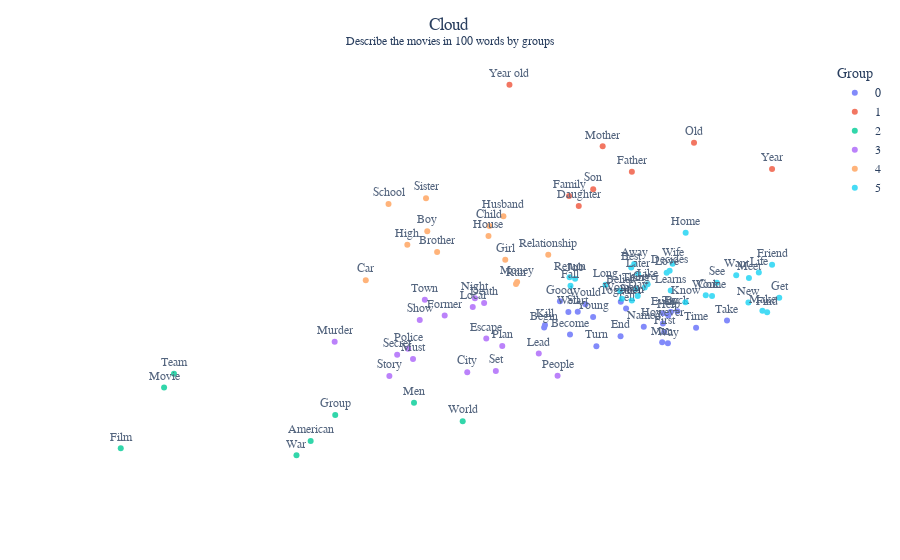

Source (notebook cell):
### Code cell
fig = px.scatter(fm, x="x", y="y", text="words", 
                 size_max=100, color="group", 
                 category_orders={'group': ['0', '1', '2', '3', '4', '5', '6', '7']},
                 labels=labels)

# Customize text positioning (consider clarity and visual balance)
fig.update_traces(textposition='top center')  # or 'top center' based on preference

# Informative layout with custom title
fig.update_layout(
    title_text='Cloud <br><sup> Describe the movies in 100 words by groups </sup>',  # Title
    title_x=0.5,  # Centered title
    xaxis_title=' ',  # Add meaningful axis labels
    yaxis_title=' ',
    font=dict(family="Arial", size=12),  # Consistent font style and size
    plot_bgcolor='white',  # Clean background color
    xaxis_tickformat='.2f',  # Format x-axis ticks for readability (adjust as needed)
    yaxis_tickformat='.2f',  # Format y-axis ticks for readability (adjust as needed)

    xaxis=dict(
        ticks='',
        showticklabels=False
    ),
    yaxis=dict(
        ticks='',
        showticklabels=False
    )

)

# Interactive elements (optional)
fig.update_layout(hovermode='closest')  # Hover over a point for details
fig.update_traces(opacity=0.8)  # Adjust marker opacity for better visibility

# Advanced styling (optional)
fig.update_xaxes(showline=False, linewidth=2, linecolor='gray')  # X-axis formatting
fig.update_yaxes(showline=False, linewidth=2, linecolor='gray')  # Y-axis formatting

# Save
fig.write_html('{}.html'.format('cloud2'))

# Display the enhanced plot
fig.show()

### Figure 1 — Plotly figure (JSON) as saved in the notebook; plotly's stock layout.template omitted (floating-point values rounded to 4 significant figures)
{"data": [{"hovertemplate": "Group=0<br>X-Axis Label=%{x}<br>Y-Axis Label=%{y}<br>Word=%{text}<extra></extra>", "legendgroup": "0", "marker": {"color": "#636efa", "symbol": "circle"}, "mode": "markers+text", "name": "0", "opacity": 0.8, "orientation": "v", "showlegend": true, "text": ["Back", "Become", "Begin", "End", "Even", "First", "Good", "Help", "However", "Kill", "Man", "Named", "Start", "Take", "Tell", "Time", "Together", "Try", "Turn", "Way", "Well", "Would", "Young"], "textposition": "top center", "type": "scatter", "x": [0.7596, 0.6987, 0.684, 0.7274, 0.7514, 0.7521, 0.6929, 0.7544, 0.7514, 0.6845, 0.751, 0.7405, 0.7031, 0.7878, 0.7305, 0.7702, 0.7275, 0.7558, 0.7136, 0.7542, 0.6977, 0.7074, 0.7118], "xaxis": "x", "y": [-0.03271, -0.07984, -0.0658, -0.08351, -0.03645, -0.07488, -0.01225, -0.0414, -0.05785, -0.06067, -0.09583, -0.0644, -0.03347, -0.05151, -0.02719, -0.06642, -0.01332, -0.03407, -0.1039, -0.09796, -0.03427, -0.01821, -0.04451], "yaxis": "y"}, {"hovertemplate": "Group=1<br>X-Axis Label=%{x}<br>Y-Axis Label=%{y}<br>Word=%{text}<extra></extra>", "legendgroup": "1", "marker": {"color": "#EF553B", "symbol": "circle"}, "mode": "markers+text", "name": "1", "opacity": 0.8, "orientation": "v", "showlegend": true, "text": ["Daughter", "Family", "Father", "Mother", "Old", "Son", "Year", "Year old"], "textposition": "top center", "type": "scatter", "x": [0.7036, 0.6981, 0.7338, 0.7172, 0.7691, 0.7118, 0.8133, 0.6643], "xaxis": "x", "y": [0.182, 0.2021, 0.2518, 0.3036, 0.3107, 0.2161, 0.2574, 0.4291], "yaxis": "y"}, {"hovertemplate": "Group=2<br>X-Axis Label=%{x}<br>Y-Axis Label=%{y}<br>Word=%{text}<extra></extra>", "legendgroup": "2", "marker": {"color": "#00cc96", "symbol": "circle"}, "mode": "markers+text", "name": "2", "opacity": 0.8, "orientation": "v", "showlegend": true, "text": ["American", "Film", "Group", "Men", "Movie", "Team", "War", "World"], "textposition": "top center", "type": "scatter", "x": [0.5515, 0.4437, 0.5654, 0.6101, 0.4683, 0.4739, 0.5434, 0.6378], "xaxis": "x", "y": [-0.2969, -0.3121, -0.2439, -0.219, -0.1879, -0.1598, -0.3262, -0.2566], "yaxis": "y"}, {"hovertemplate": "Group=3<br>X-Axis Label=%{x}<br>Y-Axis Label=%{y}<br>Word=%{text}<extra></extra>", "legendgroup": "3", "marker": {"color": "#ab63fa", "symbol": "circle"}, "mode": "markers+text", "name": "3", "opacity": 0.8, "orientation": "v", "showlegend": true, "text": ["City", "Death", "Escape", "Former", "Lead", "Local", "Murder", "Must", "Night", "People", "Plan", "Police", "Secret", "Set", "Show", "Story", "Town"], "textposition": "top center", "type": "scatter", "x": [0.6403, 0.6499, 0.6511, 0.6275, 0.6809, 0.6435, 0.5651, 0.6096, 0.6447, 0.6916, 0.6602, 0.6068, 0.6006, 0.6566, 0.6134, 0.5961, 0.6163], "xaxis": "x", "y": [-0.1568, -0.01566, -0.08836, -0.04129, -0.1189, -0.02415, -0.0948, -0.1301, -0.005906, -0.1643, -0.1033, -0.1089, -0.1211, -0.1542, -0.05045, -0.1647, -0.009353], "yaxis": "y"}, {"hovertemplate": "Group=4<br>X-Axis Label=%{x}<br>Y-Axis Label=%{y}<br>Word=%{text}<extra></extra>", "legendgroup": "4", "marker": {"color": "#FFA15A", "symbol": "circle"}, "mode": "markers+text", "name": "4", "opacity": 0.8, "orientation": "v", "showlegend": true, "text": ["Boy", "Brother", "Car", "Child", "Girl", "High", "House", "Husband", "Money", "Relationship", "Run", "School", "Sister"], "textposition": "top center", "type": "scatter", "x": [0.6176, 0.6232, 0.5827, 0.6529, 0.6619, 0.6063, 0.6524, 0.6609, 0.6687, 0.6863, 0.668, 0.5956, 0.6169], "xaxis": "x", "y": [0.1305, 0.08801, 0.0308, 0.141, 0.07214, 0.1027, 0.1206, 0.1611, 0.02703, 0.08259, 0.02294, 0.1862, 0.1978], "yaxis": "y"}, {"hovertemplate": "Group=5<br>X-Axis Label=%{x}<br>Y-Axis Label=%{y}<br>Word=%{text}<extra></extra>", "legendgroup": "5", "marker": {"color": "#19d3f3", "symbol": "circle"}, "mode": "markers+text", "name": "5", "opacity": 0.8, "orientation": "v", "showlegend": true, "text": ["Away", "Belief", "Best", "Come", "Day", "Decides", "Fall", "Find", "Friend", "Get", "Give", "Home", "Job", "Know", "Later", "Learns", "Life", "Like", "Long", "Love", "Make", "Meet", "New", "Return", "See", "Soon", "Thing", "Want", "Wife", "Woman", "Work"], "textposition": "top center", "type": "scatter", "x": [0.7351, 0.7271, 0.7334, 0.7793, 0.7371, 0.7552, 0.6989, 0.8106, 0.8134, 0.8174, 0.7411, 0.7643, 0.7016, 0.7642, 0.7373, 0.7558, 0.8058, 0.7427, 0.7188, 0.7535, 0.8079, 0.8002, 0.7999, 0.6984, 0.782, 0.7338, 0.7362, 0.793, 0.7569, 0.7281, 0.7757], "xaxis": "x", "y": [0.06358, 0.009136, 0.05678, -0.001351, -0.001446, 0.05011, 0.01911, -0.03473, 0.06197, -0.004991, 0.01589, 0.1274, 0.03351, -0.01413, 0.04276, 0.009818, 0.04641, 0.02221, 0.02135, 0.04602, -0.03143, 0.03506, -0.01474, 0.03659, 0.02543, -0.01048, 0.01295, 0.04094, 0.06442, -0.006989, -2.483e-05], "yaxis": "y"}], "layout": {"font": {"family": "Arial", "size": 12}, "hovermode": "closest", "legend": {"title": {"text": "Group"}, "tracegroupgap": 0}, "margin": {"t": 60}, "plot_bgcolor": "white", "title": {"text": "Cloud <br><sup> Describe the movies in 100 words by groups </sup>", "x": 0.5}, "xaxis": {"anchor": "y", "domain": [0, 1], "linecolor": "gray", "linewidth": 2, "showline": false, "showticklabels": false, "tickformat": ".2f", "ticks": "", "title": {"text": " "}}, "yaxis": {"anchor": "x", "domain": [0, 1], "linecolor": "gray", "linewidth": 2, "showline": false, "showticklabels": false, "tickformat": ".2f", "ticks": "", "title": {"text": " "}}}}
